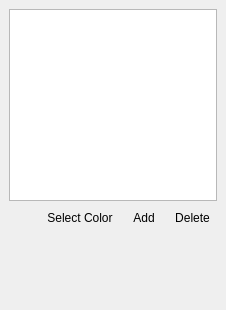
<?xml version="1.0" encoding="UTF-8"?>
<ui version="4.0">
 <class>LabelManager</class>
 <widget class="QDockWidget" name="LabelManager">
  <property name="geometry">
   <rect>
    <x>0</x>
    <y>0</y>
    <width>226</width>
    <height>310</height>
   </rect>
  </property>
  <property name="allowedAreas">
   <set>Qt::LeftDockWidgetArea</set>
  </property>
  <property name="windowTitle">
   <string>Edit labels</string>
  </property>
  <widget class="QWidget" name="dockWidgetContents">
   <layout class="QVBoxLayout" name="verticalLayout_2">
    <item>
     <widget class="QListView" name="listView"/>
    </item>
    <item>
     <layout class="QHBoxLayout" name="horizontalLayout">
      <item>
       <spacer name="horizontalSpacer">
        <property name="orientation">
         <enum>Qt::Horizontal</enum>
        </property>
        <property name="sizeHint" stdset="0">
         <size>
          <width>40</width>
          <height>20</height>
         </size>
        </property>
       </spacer>
      </item>
      <item>
       <widget class="QToolButton" name="colorToolButton">
        <property name="text">
         <string>Select Color</string>
        </property>
        <property name="icon">
         <iconset resource="editor.qrc">
          <normaloff>:/rsc/arcoiris.svg</normaloff>:/rsc/arcoiris.svg</iconset>
        </property>
        <property name="autoRaise">
         <bool>true</bool>
        </property>
       </widget>
      </item>
      <item>
       <widget class="QToolButton" name="addToolButton">
        <property name="text">
         <string>Add</string>
        </property>
        <property name="icon">
         <iconset resource="editor.qrc">
          <normaloff>:/rsc/mas.svg</normaloff>:/rsc/mas.svg</iconset>
        </property>
        <property name="autoRaise">
         <bool>true</bool>
        </property>
        <property name="arrowType">
         <enum>Qt::NoArrow</enum>
        </property>
       </widget>
      </item>
      <item>
       <widget class="QToolButton" name="removeToolButton">
        <property name="text">
         <string>Delete</string>
        </property>
        <property name="icon">
         <iconset resource="editor.qrc">
          <normaloff>:/rsc/menos.svg</normaloff>:/rsc/menos.svg</iconset>
        </property>
        <property name="autoRaise">
         <bool>true</bool>
        </property>
       </widget>
      </item>
     </layout>
    </item>
    <item>
     <spacer name="verticalSpacer">
      <property name="orientation">
       <enum>Qt::Vertical</enum>
      </property>
      <property name="sizeHint" stdset="0">
       <size>
        <width>20</width>
        <height>40</height>
       </size>
      </property>
     </spacer>
    </item>
   </layout>
  </widget>
 </widget>
 <resources>
  <include location="editor.qrc"/>
 </resources>
 <connections/>
</ui>
